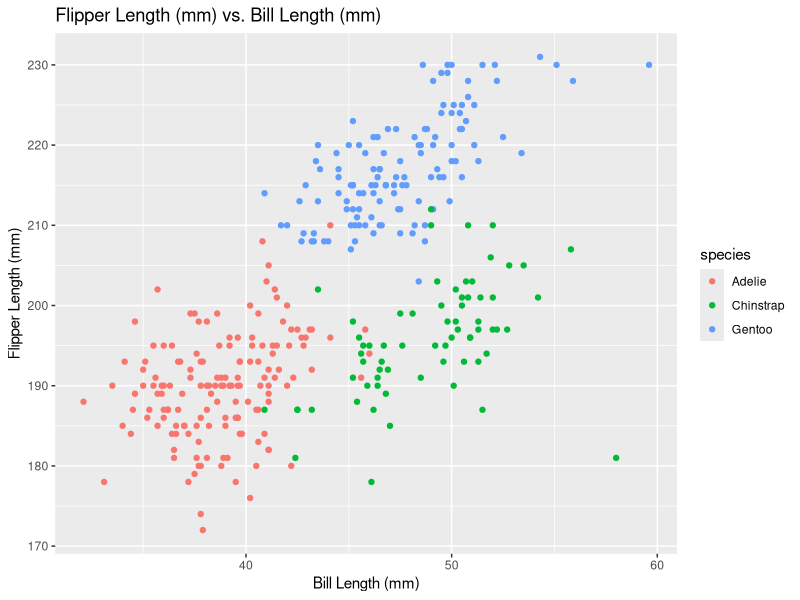
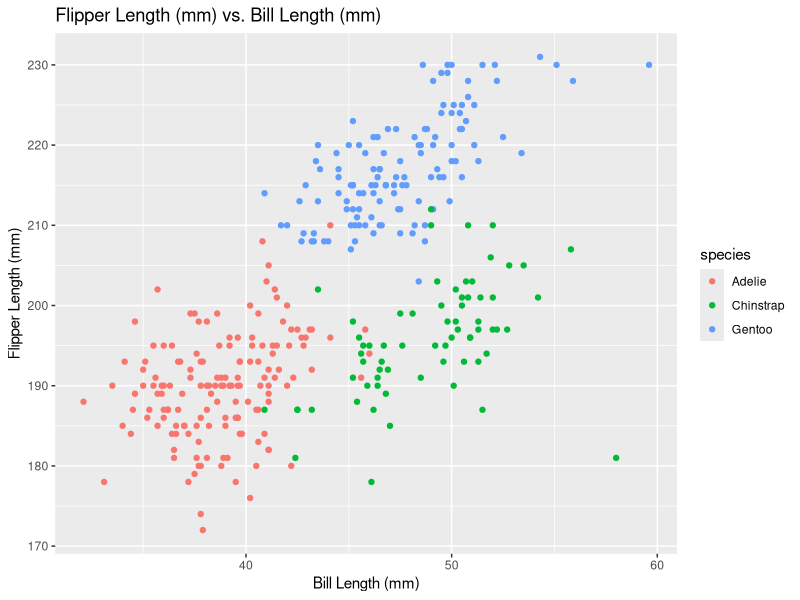

Recreate these plots in R, in order.
## ---- chunk 1
library(tidyverse)
## ---- chunk 2
df = tibble(
  sample = rnorm(10),
  vec_logical = sample > 0,
  vec_char = c('cat', 'dog', 'run', 'fast', 'slow', 'jump', 'beautiful', 'smile', 'big', 'small'),
  vec_fac = factor(c('noun', 'noun', 'verb', 'adjective', 'adjective', 'verb', 'adjective', 'verb', 'adjective', 'adjective'))
  )
## ---- chunk 3
mean(pull(df, var = sample))
mean(pull(df, var = vec_logical))
mean(pull(df, var = vec_char))
mean(pull(df, var = vec_fac))
## ---- chunk 4
data("penguins", package = "palmerpenguins")
## ---- chunk 5
ggplot(data = penguins, aes(x = bill_length_mm, y = flipper_length_mm, color = species)) + geom_point() + labs(title = 'Flipper Length (mm) vs. Bill Length (mm)', x = 'Bill Length (mm)', y = 'Flipper Length (mm)')

ggsave('Penguins.png')
